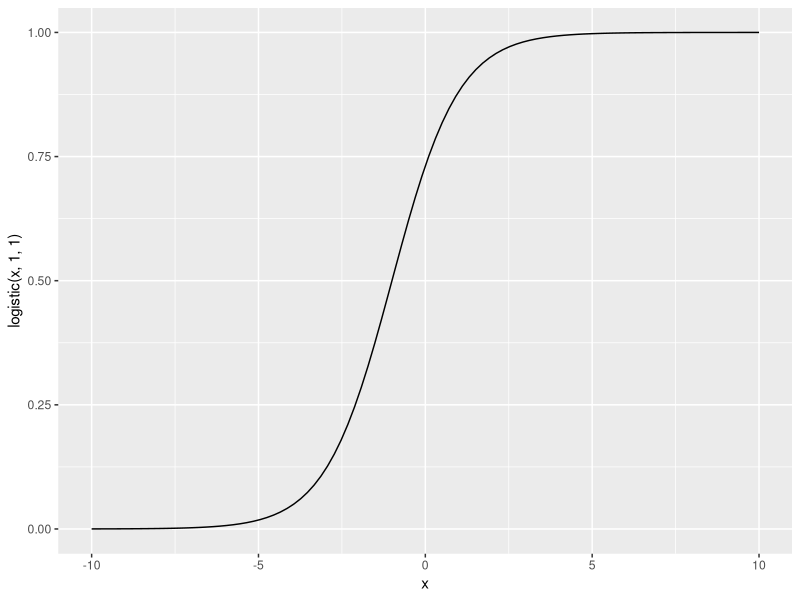
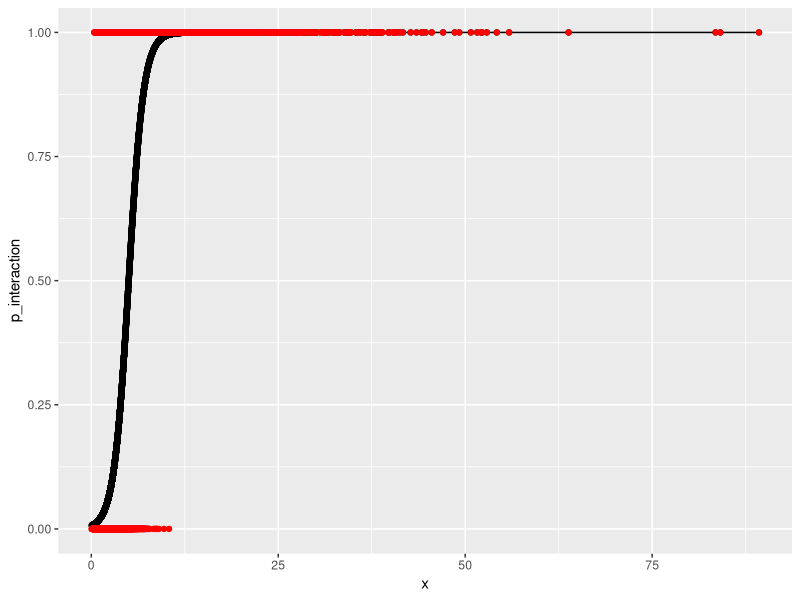
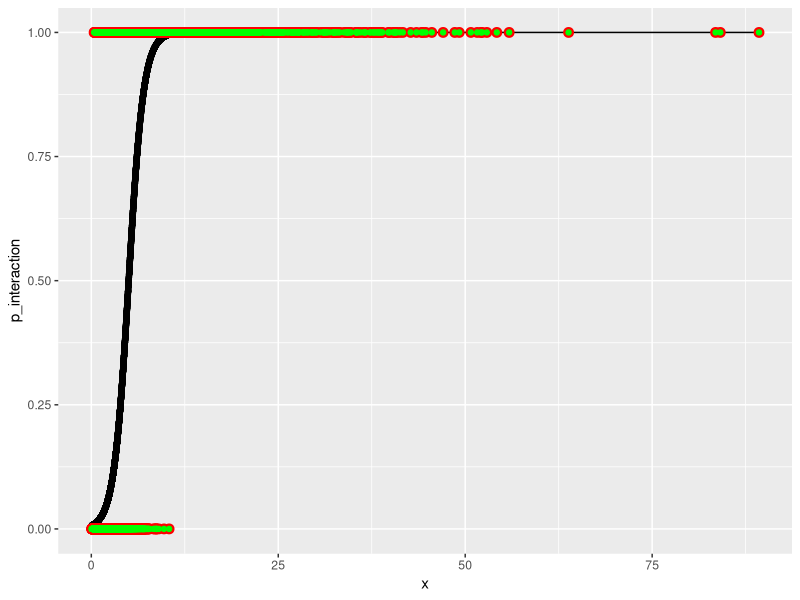

These charts were generated, in order, by the following R code: (Note: this script raises an error after producing the figures.)
library(boot)
library(ggplot2)
library(dplyr)
library(tidyr)

#logistic model y = a*x + b  ~Food Web Model
logistic <- function(x, a, b){
  yy <- inv.logit(a*x+b)
  return(yy)
}

x <- seq(-10, 10, length=100)
ggplot(mapping=aes(x=x, y=logistic(x, 1, 1))) +
  geom_line()


## parameters
mass_mean <- 1
mass_sd <- 1
num_species <- 10000
real_a <- 1 # ~Real Parameters
real_b <- -5 # ~Real Parameters



x <- rlnorm(num_species, mass_mean, mass_sd) # ~Real Body Sizes
# ~Real food web
p_interaction <- logistic(x, real_a,real_b) 

# ~Stochasticity in the system's biology
interaction <- numeric(length=num_species)
for(i in 1:num_species)
  interaction[i] <- rbinom(1, 1, p_interaction[i])

## deterministic biology version
#interaction <- ifelse(p_interaction<0.3, 0, 1)


## add multiple observations per interaction (perhaps body size dependent)


ggplot(mapping=aes(x=x, y=p_interaction)) +
  geom_point() + geom_line() +
  geom_point(mapping=aes(y=interaction), col="red")


## add observation error
p_1_1 <- 1  ## larger values give lower observation error
p_0_0 <- 1  ## larger values give lower observation error
rans <- runif(num_species)

obs_interaction <- ifelse(interaction==1 & rans>p_1_1, interaction-1,
                          ifelse(interaction==0 & rans>p_0_0, interaction+1, interaction))

ggplot(mapping=aes(x=x, y=p_interaction)) +
  geom_point() + geom_line() +
  geom_point(mapping=aes(y=interaction), col="red", size=3) +
  geom_point(mapping=aes(y=obs_interaction), col="green")


#Parameter Estimation (ABC)
numm <- 10000
guesses <- data.frame(a=runif(numm,-5,5),
                      b=runif(numm,-10,10),
                      Q = rep(NA,numm))

for(i in 1:numm)
{
  guesses$Q[i] <-  -sum(dbinom(obs_interaction, 1, logistic(x, a[i], b[i]), log = TRUE))
}

ggplot(gather(guesses), aes(x=value)) +
  facet_wrap(~key, scales="free_x") +
  geom_histogram()

guesses %>%
  filter(Q<150) %>%
  gather() %>%
  ggplot(aes(x=value)) +
     facet_wrap(~key, scales="free_x") +
     geom_histogram()


means <- guesses %>%
  filter(Q<50) %>%
  summarise_all(mean)
  


ggplot(mapping=aes(x=x, y=p_interaction)) +
  geom_point() + geom_line() +
  geom_point(mapping=aes(y=interaction), col="red", size=3) +
  geom_point(mapping=aes(y=obs_interaction), col="green") +
  geom_line(aes(y=logistic(x, means$a, means$b)))


m1 <- glm(obs_interaction ~ x, family=binomial)
summary(m1)
